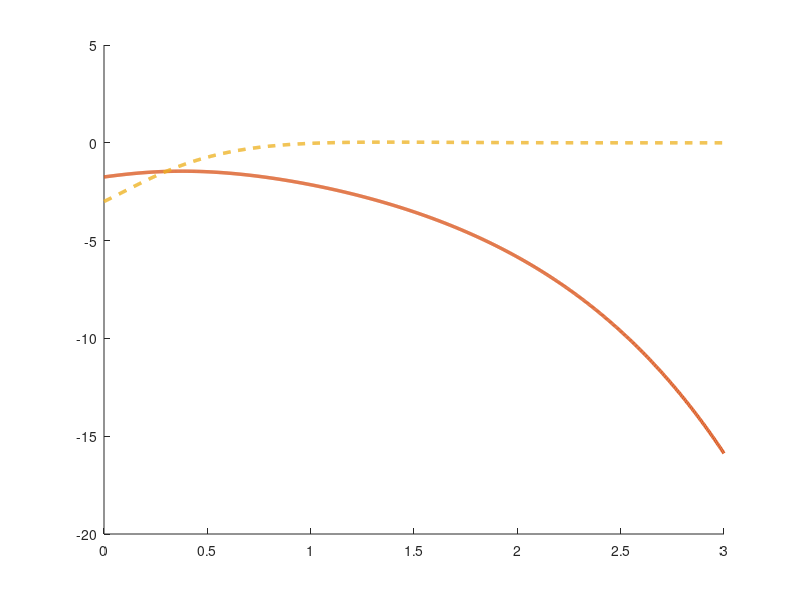

Source code (MATLAB): (Note: this script raises an error after producing the figure.)
A = [-9 0 -10;
     -4 -1 -6;
      6 -2 5];

C = [2 -1 2]; 
t1 = 3;

f = @(t) -3*exp(-3*t).*cos(2*t) - 2*exp(-3*t).*sin(2*t);

% Определите Q (пример - возможно, нужно другое выражение)
Q = obsv(A, C);  % или gram(A, C) и т.д.

% Вычисление интеграла
I = integral(@(t) expm(A'*t)*C'*f(t), 0, t1, 'ArrayValued', true);
x0 = inv(Q)*I;

% Решение ОДУ
tspan = linspace(0, t1, 1000);
[t, x] = ode45(@(t, x) A*x, tspan, x0);

% Вычисление выхода
y = (C*x')';
y_ref = f(t);

% Параметры оформления
colors = lines(7);
T = 12; M = 14; L = 12;

% График y(t) и f(t)
figure('Color','white','Position',[100 100 900 400]); hold on
plot(t, y, 'LineWidth', 2.5, 'Color', colors(2,:))
plot(t, y_ref, '--', 'LineWidth', 2.5, 'Color', colors(3,:))

ax = gca; 
ax.LineWidth = 1.5; 
ax.FontSize = T; 
ax.XColor = [0.3 0.3 0.3]; 
ax.YColor = [0.3 0.3 0.3];
grid on; grid minor; box on; 
% xlim([-0.01 3.01]); 
% ylim([-1.5 3.1])
ax.GridColor = [0.9 0.9 0.9];
ax.GridAlpha = 0.4;
ax.MinorGridColor = [0.95 0.95 0.95];
ax.MinorGridAlpha = 0.2;

xlabel('$t$','Interpreter','latex','FontSize',M)
ylabel('$y(t)$','Interpreter','latex','FontSize',M)
legend('$y(t)$','$f(t)$', 'Interpreter','latex', 'Location','northeast', 'FontSize',L);
set(findall(gcf, '-property', 'FontName'), 'FontName', 'DejaVu Math TeX Gyre');

% График ошибки
e = y - y_ref;

figure('Color','white','Position',[100 100 900 350]); hold on
plot(t, e, 'LineWidth', 2.5, 'Color', colors(1,:))

ax = gca; 
ax.LineWidth = 1.5; 
ax.FontSize = T; 
ax.XColor = [0.3 0.3 0.3]; 
ax.YColor = [0.3 0.3 0.3];
grid on; grid minor; box on; 
% xlim([-0.01 3.01]); 
% ylim([-3.1e-3 3.1e-3]);
ax.GridColor = [0.9 0.9 0.9];
ax.GridAlpha = 0.4; 
ax.YAxis.Exponent = -3;
ax.MinorGridColor = [0.95 0.95 0.95];
ax.MinorGridAlpha = 0.2;

xlabel('$t$','Interpreter','latex','FontSize',M)
ylabel('$e(t)\times10^{-3}$','Interpreter','latex')
legend('$e(t)=y(t)-f(t)$', 'Interpreter','latex', 'Location','northeast', 'FontSize',L);

set(findall(gcf, '-property', 'FontName'), 'FontName', 'DejaVu Math TeX Gyre');
